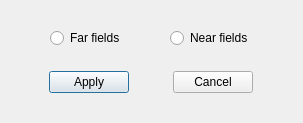
<?xml version="1.0" encoding="UTF-8"?>
<ui version="4.0">
 <class>RecordClass</class>
 <widget class="QDialog" name="RecordClass">
  <property name="geometry">
   <rect>
    <x>0</x>
    <y>0</y>
    <width>303</width>
    <height>123</height>
   </rect>
  </property>
  <property name="windowTitle">
   <string>Record</string>
  </property>
  <layout class="QVBoxLayout" name="verticalLayout">
   <item>
    <layout class="QHBoxLayout" name="horizontalLayout">
     <item>
      <widget class="QRadioButton" name="radioButton">
       <property name="sizePolicy">
        <sizepolicy hsizetype="Fixed" vsizetype="Fixed">
         <horstretch>0</horstretch>
         <verstretch>0</verstretch>
        </sizepolicy>
       </property>
       <property name="text">
        <string>Far fields</string>
       </property>
      </widget>
     </item>
     <item>
      <widget class="QRadioButton" name="radioButton_2">
       <property name="sizePolicy">
        <sizepolicy hsizetype="Fixed" vsizetype="Fixed">
         <horstretch>0</horstretch>
         <verstretch>0</verstretch>
        </sizepolicy>
       </property>
       <property name="text">
        <string>Near fields</string>
       </property>
      </widget>
     </item>
    </layout>
   </item>
   <item>
    <layout class="QHBoxLayout" name="horizontalLayout_2">
     <item>
      <widget class="QPushButton" name="pushButton">
       <property name="sizePolicy">
        <sizepolicy hsizetype="Fixed" vsizetype="Fixed">
         <horstretch>0</horstretch>
         <verstretch>0</verstretch>
        </sizepolicy>
       </property>
       <property name="text">
        <string>Apply</string>
       </property>
      </widget>
     </item>
     <item>
      <widget class="QPushButton" name="pushButton_2">
       <property name="sizePolicy">
        <sizepolicy hsizetype="Fixed" vsizetype="Fixed">
         <horstretch>0</horstretch>
         <verstretch>0</verstretch>
        </sizepolicy>
       </property>
       <property name="text">
        <string>Cancel</string>
       </property>
      </widget>
     </item>
    </layout>
   </item>
  </layout>
 </widget>
 <layoutdefault spacing="6" margin="11"/>
 <resources>
  <include location="record.qrc"/>
 </resources>
 <connections/>
</ui>
